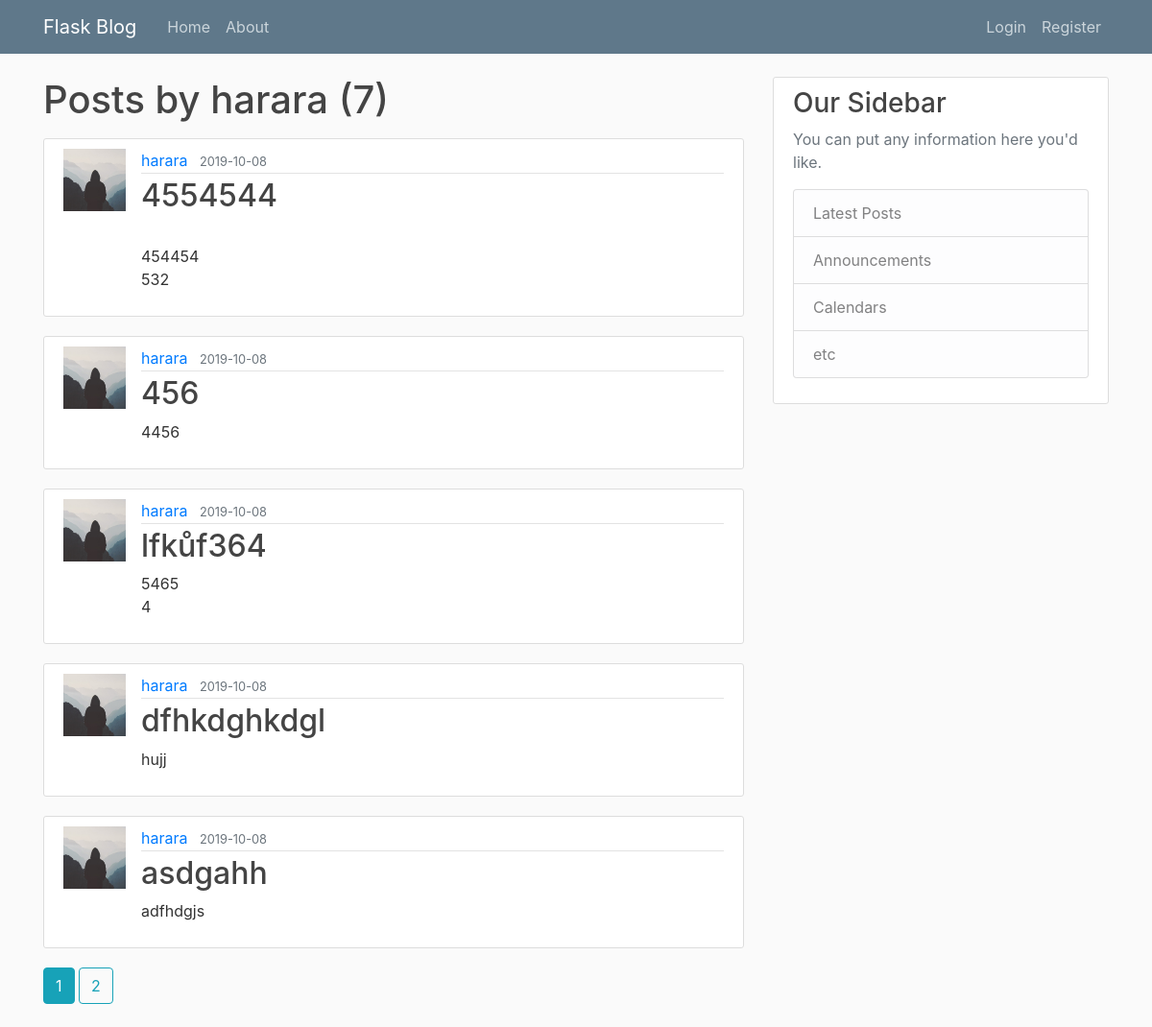
The page /user/harara on the database its author committed.
### flaskblogmy/models.py (models this page shows, shortened)
class User(db.Model, UserMixin): # db.Model lets know this is a table. 4 methods expected in loginManager - is_authenticated, is_active, is_anonymous, get_id - instead class from extention UserMixin
    id = db.Column(db.Integer, primary_key = True) # - primary key = "unique id for user"
    username = db.Column(db.String(20), unique = True, nullable = False)
    email = db.Column(db.String(120), unique = True, nullable = False)
    image_file = db.Column(db.String(20), nullable = False, default = 'default.jpg')
    password = db.Column(db.String(60), nullable = False)
    posts = db.relationship('Post', backref = 'author', lazy = True) # Cant be seen in SQL file 1 - relation to post model, 2 - get author from post, 3 - ability to get all post by user

class Post(db.Model):
    id = db.Column(db.Integer, primary_key = True)
    title = db.Column(db.String(100), nullable = False)
    date_posted = db.Column(db.DateTime, nullable = False, default = datetime.utcnow) #not utcnow() - need to import as a function
    content = db.Column(db.Text, nullable = False)
    user_id = db.Column(db.Integer, db.ForeignKey('user.id'), nullable = False) # lower case u! for table.column name, not class

### flaskblogmy/users/routes.py (the view)
@users.route('/user/<string:username>')
def user_posts(username):
    page = request.args.get('page', 1, type=int)
    user = User.query.filter_by(username=username).first_or_404() # not found error as get_or_404 if not found
    posts = Post.query.filter_by(author=user)\
        .order_by(Post.date_posted.desc())\
        .paginate(page=page,per_page=5)
    return render_template('user_posts.html', posts=posts, user=user)

### flaskblogmy/templates/user_posts.html
{% extends "layout.html" %}
{% block content %}
    <h1 class="mb-3">Posts by {{ user.username }} ({{ posts.total }})</h1>
    {% for post in posts.items %}
        <article class="media content-section">
          <img class="rouded-circle article-img" src = "{{ url_for('static',filename = 'profile_pics/' + post.author.image_file) }}">
          <div class="media-body">
            <div class="article-metadata">
              <a class="mr-2" href="{{ url_for('users.user_posts', username=post.author.username) }}">{{ post.author.username }}</a>
              <small class="text-muted">{{ post.date_posted.strftime('%Y-%m-%d') }}</small>
            </div>
            <h2><a class="article-title" href="{{ url_for('posts.post', post_id=post.id) }}">{{ post.title }}</a></h2>
            <p class="article-content">{{ post.content }}</p>
          </div>
        </article>
    {% endfor %}
    {% for page_num in posts.iter_pages(left_edge=1, right_edge=1, left_current=1, right_current=2) %}
        {% if page_num %}
          {% if posts.page == page_num %}
            <a class="btn btn-info mb-4" href="{{ url_for('users.user_posts', username=user.username, page=page_num) }}">{{ page_num }}</a>
          {% else %}
            <a class="btn btn-outline-info mb-4" href="{{ url_for('users.user_posts', username=user.username, page=page_num) }}">{{ page_num }}</a>
          {% endif %}
        {% else %}
            ...
        {% endif %}
    {% endfor %}
{% endblock content %}

### flaskblogmy/static/main.css (style rules this page uses)
body { background: #fafafa; color: #333333; margin-top: 5rem; }
h1, h2, h3, h4, h5, h6 { color: #444444; }
.content-section { background: #ffffff; padding: 10px 20px; border: 1px solid #dddddd; border-radius: 3px; margin-bottom: 20px; }
.article-title { color: #444444; }
.article-content { white-space: pre-line; }
.article-img { height: 65px; width: 65px; margin-right: 16px; }
.article-metadata { padding-bottom: 1px; margin-bottom: 4px; border-bottom: 1px solid #e3e3e3 }

### rows shown on the page
User: username "harara"
Post: image_file (placeholder picture), author.username "harara", date_posted "2019-10-08", title "4554544", content "454454 532"
Post: image_file (placeholder picture), author.username "harara", date_posted "2019-10-08", title "456", content "4456"
Post: image_file (placeholder picture), author.username "harara", date_posted "2019-10-08", title "lfkůf364", content "5465 4"
Post: image_file (placeholder picture), author.username "harara", date_posted "2019-10-08", title "dfhkdghkdgl", content "hujj"
Post: image_file (placeholder picture), author.username "harara", date_posted "2019-10-08", title "asdgahh", content "adfhdgjs"

### other values the page prints
{{ posts.total }} "7"
{{ page_num }} "1"
{{ page_num }} "2"
